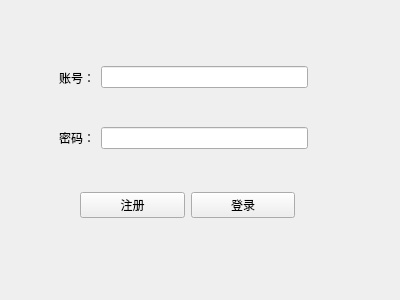
<?xml version="1.0" encoding="UTF-8"?>
<ui version="4.0">
 <class>Login</class>
 <widget class="QWidget" name="Login">
  <property name="geometry">
   <rect>
    <x>0</x>
    <y>0</y>
    <width>400</width>
    <height>300</height>
   </rect>
  </property>
  <property name="windowTitle">
   <string>Form</string>
  </property>
  <widget class="QWidget" name="widget_3" native="true">
   <property name="geometry">
    <rect>
     <x>50</x>
     <y>50</y>
     <width>267</width>
     <height>115</height>
    </rect>
   </property>
   <layout class="QVBoxLayout" name="verticalLayout">
    <item>
     <widget class="QWidget" name="widget" native="true">
      <layout class="QHBoxLayout" name="horizontalLayout">
       <item>
        <widget class="QLabel" name="label">
         <property name="text">
          <string>账号：</string>
         </property>
        </widget>
       </item>
       <item>
        <widget class="QLineEdit" name="id"/>
       </item>
      </layout>
     </widget>
    </item>
    <item>
     <widget class="QWidget" name="widget_2" native="true">
      <layout class="QHBoxLayout" name="horizontalLayout_2">
       <item>
        <widget class="QLabel" name="label_2">
         <property name="text">
          <string>密码：</string>
         </property>
        </widget>
       </item>
       <item>
        <widget class="QLineEdit" name="password"/>
       </item>
      </layout>
     </widget>
    </item>
   </layout>
  </widget>
  <widget class="QWidget" name="widget_4" native="true">
   <property name="geometry">
    <rect>
     <x>80</x>
     <y>180</y>
     <width>215</width>
     <height>50</height>
    </rect>
   </property>
   <layout class="QHBoxLayout" name="horizontalLayout_3">
    <item>
     <widget class="QPushButton" name="register_2">
      <property name="text">
       <string>注册</string>
      </property>
     </widget>
    </item>
    <item>
     <widget class="QPushButton" name="login">
      <property name="text">
       <string>登录</string>
      </property>
     </widget>
    </item>
   </layout>
  </widget>
 </widget>
 <resources/>
 <connections/>
</ui>
